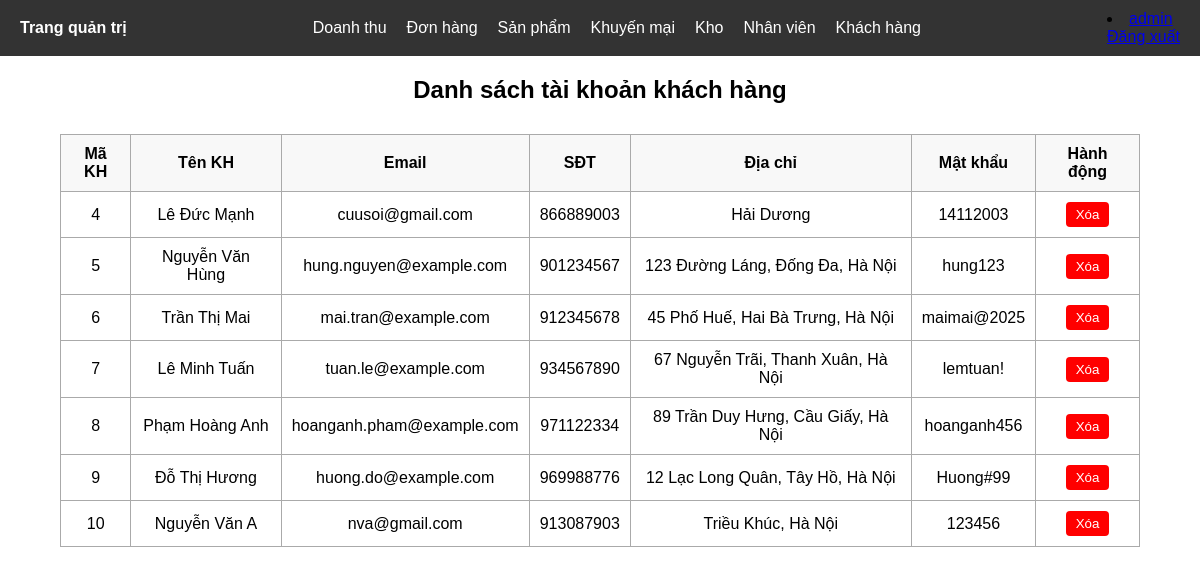
The page /admin/nhanvien/khachhang.php (signed in) on the database its author committed.
### tables this page shows
CREATE TABLE `khachhang` (
  `MaKH` int(11) NOT NULL,
  `TenKH` varchar(50) NOT NULL,
  `Email` varchar(50) NOT NULL,
  `SDT` bigint(12) NOT NULL,
  `DiaChi` text NOT NULL,
  `MatKhau` varchar(50) NOT NULL
);

### admin/nhanvien/khachhang.php (the view, shortened to what this page needs)
<?php
include '../include/header.php';
$sql = "SELECT * FROM khachhang";
$result = mysqli_query($conn, $sql);
?>
<!DOCTYPE html>
<html lang="vi">
<head>
</head>
<body>
<h2>Danh sách tài khoản khách hàng</h2>
<table>
    <thead>
        <tr>
            <th>Mã KH</th>
            <th>Tên KH</th>
            <th>Email</th>
            <th>SĐT</th>
            <th>Địa chỉ</th>
            <th>Mật khẩu</th>
            <th>Hành động</th>
        </tr>
    </thead>
    <tbody>
        <?php while ($row = mysqli_fetch_assoc($result)) { ?>
        <tr>
            <td><?= htmlspecialchars($row['MaKH']) ?></td>
            <td><?= htmlspecialchars($row['TenKH']) ?></td>
            <td><?= htmlspecialchars($row['Email']) ?></td>
            <td><?= htmlspecialchars($row['SDT']) ?></td>
            <td><?= htmlspecialchars($row['DiaChi']) ?></td>
            <td><?= htmlspecialchars($row['MatKhau']) ?></td>
            <td>
                <form method="POST" onsubmit="return confirm('Bạn có chắc muốn xóa khách hàng này không?');">
                    <button type="submit" name="delete_btn">Xóa</button>
                </form>
            </td>
        </tr>
        <?php } ?>
    </tbody>
</table>
</body>
</html>

### admin/include/header.php (style rules this page uses)
body { margin: 0; font-family: Arial, sans-serif; }

### admin/nhanvien/khachhang.php (style rules this page uses)
h2 { text-align: center; margin-top: 20px; }
table { width: 90%; margin: 30px auto; border-collapse: collapse; }
th, td { border: 1px solid #aaa; padding: 10px; text-align: center; }
th { background-color: #f8f8f8; }
form { margin: 0; }
button { background-color: red; color: white; padding: 5px 10px; border: none; border-radius: 4px; cursor: pointer; }

### rows shown on the page
khachhang: MaKH "4", TenKH "Lê Đức Mạnh", Email "cuusoi@gmail.com", SDT "866889003", DiaChi "Hải Dương", MatKhau "14112003"
khachhang: MaKH "5", TenKH "Nguyễn Văn Hùng", Email "hung.nguyen@example.com", SDT "901234567", DiaChi "123 Đường Láng, Đống Đa, Hà Nội", MatKhau "hung123"
khachhang: MaKH "6", TenKH "Trần Thị Mai", Email "mai.tran@example.com", SDT "912345678", DiaChi "45 Phố Huế, Hai Bà Trưng, Hà Nội", MatKhau "maimai@2025"
khachhang: MaKH "7", TenKH "Lê Minh Tuấn", Email "tuan.le@example.com", SDT "934567890", DiaChi "67 Nguyễn Trãi, Thanh Xuân, Hà Nội", MatKhau "lemtuan!"
khachhang: MaKH "8", TenKH "Phạm Hoàng Anh", Email "hoanganh.pham@example.com", SDT "971122334", DiaChi "89 Trần Duy Hưng, Cầu Giấy, Hà Nội", MatKhau "hoanganh456"
khachhang: MaKH "9", TenKH "Đỗ Thị Hương", Email "huong.do@example.com", SDT "969988776", DiaChi "12 Lạc Long Quân, Tây Hồ, Hà Nội", MatKhau "Huong#99"
khachhang: MaKH "10", TenKH "Nguyễn Văn A", Email "nva@gmail.com", SDT "913087903", DiaChi "Triều Khúc, Hà Nội", MatKhau "123456"

### other values the page prints
$tennv "admin"
